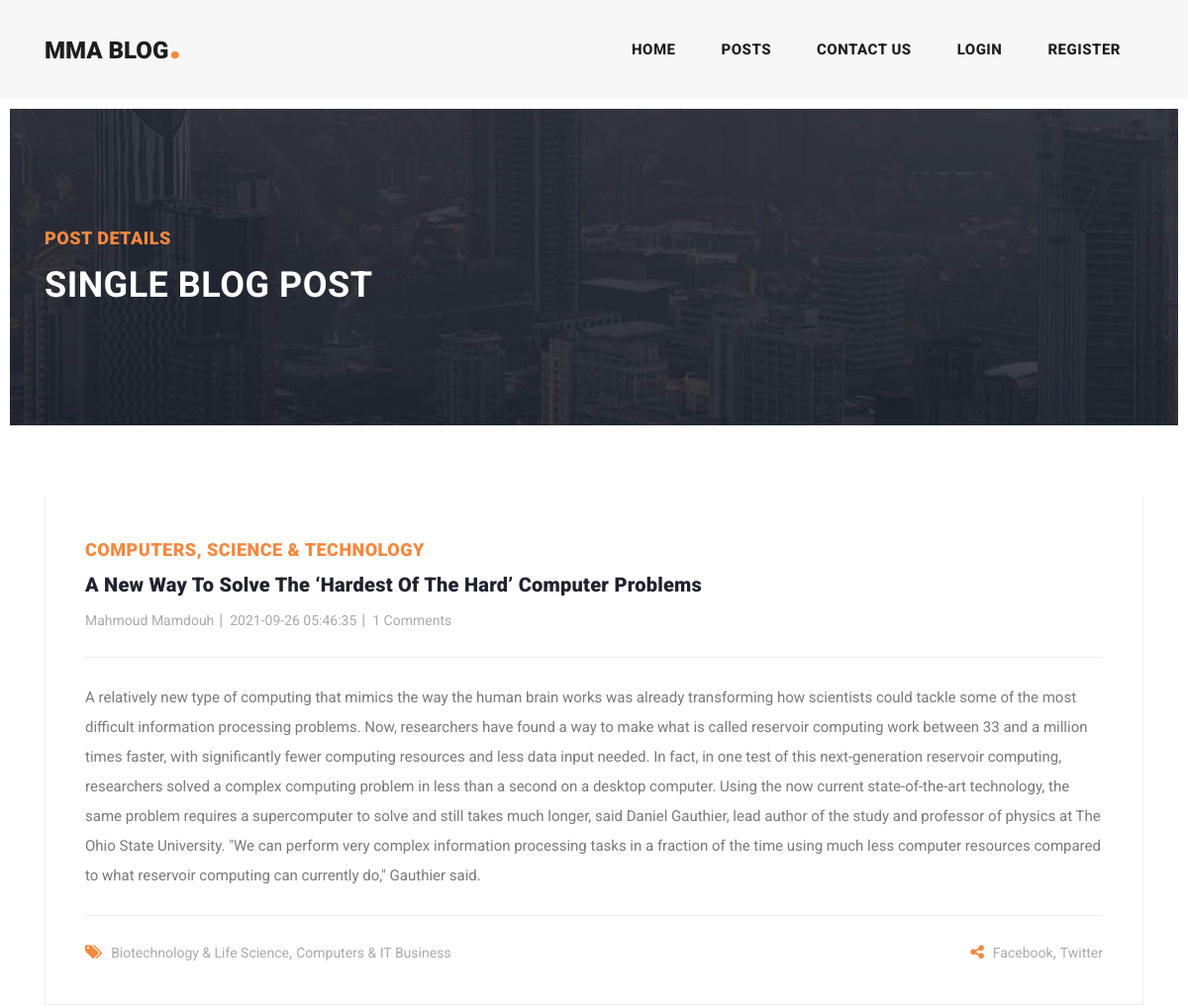
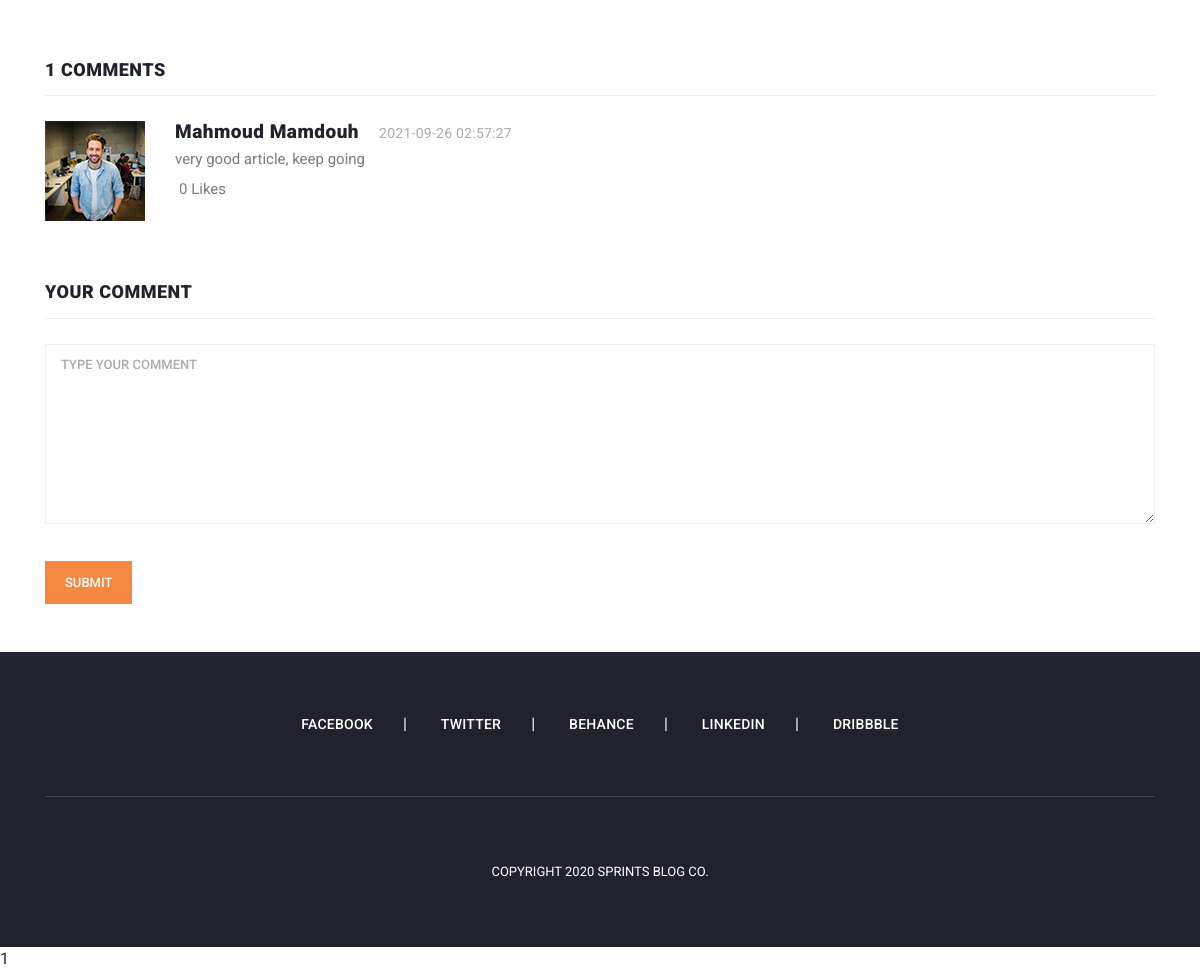
Page /post-details/post-details.php?id=24 on the committed database (2 pictures, top to bottom).
### tables this page shows
CREATE TABLE `posts` (
  `id` bigint(20) UNSIGNED NOT NULL,
  `title` varchar(1000) NOT NULL,
  `content` longtext NOT NULL,
  `image` varchar(1000) NOT NULL,
  `publish_date` datetime NOT NULL,
  `created_at` datetime NOT NULL DEFAULT current_timestamp(),
  `updated_at` datetime DEFAULT NULL,
  `category_id` bigint(20) UNSIGNED NOT NULL,
  `user_id` bigint(20) UNSIGNED NOT NULL
);

CREATE TABLE `categories` (
  `id` bigint(20) UNSIGNED NOT NULL,
  `name` varchar(50) NOT NULL
);

CREATE TABLE `users` (
  `id` bigint(20) UNSIGNED NOT NULL,
  `name` varchar(500) NOT NULL,
  `username` varchar(255) NOT NULL,
  `password` varchar(255) NOT NULL,
  `email` varchar(255) NOT NULL,
  `phone` varchar(50) DEFAULT NULL,
  `type` tinyint(4) NOT NULL DEFAULT 0,
  `active` tinyint(1) NOT NULL DEFAULT 1
);

CREATE TABLE `tags` (
  `id` bigint(20) UNSIGNED NOT NULL,
  `name` varchar(200) NOT NULL
);

CREATE TABLE `comments` (
  `id` bigint(20) UNSIGNED NOT NULL,
  `comment` text NOT NULL,
  `comment_date` datetime NOT NULL DEFAULT current_timestamp(),
  `post_id` bigint(20) UNSIGNED NOT NULL,
  `user_id` bigint(20) UNSIGNED NOT NULL
);

### Logic/postsLogic.php (called while the page is built, shortened)
<?php
require_once(BASE_PATH . '/DAL/basic_dal.php');
function getPostCommentsCount($post_id)
{
    $sql = "SELECT COUNT(0) AS number_of_comment FROM comments WHERE post_id = $post_id;";
    $result = getRow($sql);
    return $result['number_of_comment'];
}
function getPostComments($post_id)
{
    $sql = "SELECT c.*, u.name FROM comments c
    JOIN users u ON u.id = c.user_id
    WHERE post_id = ?;";
    $comments = getRows($sql, 'i', [$post_id]);
    for ($i = 0; $i < count($comments); $i++) {
        $comments[$i]['likes_count'] = getCommentsLikesCount($comments[$i]['id']);
        $comments[$i]['likes'] = getCommentLikes($comments[$i]['id']);
    }
    return $comments;
}
function getCommentsLikesCount($comment_id)
{
    $sql = "SELECT COUNT(0) as likes_count FROM comment_likes WHERE comment_id = ?;";
    return getRow($sql, 'i', [$comment_id])['likes_count'];
}
function getCommentLikes($comment_id)
{
    $sql = "SELECT user_id as liked_by FROM comment_likes WHERE comment_id = ?;";
    return getRows($sql, 'i', [$comment_id]);
}
function getPostTags($post_id)
{
    $sql = "SELECT t.id, t.name FROM post_tags pt
            JOIN tags t
            ON t.id = pt.tag_id
            WHERE pt.post_id = $post_id;";
    return getRows($sql);
}
function getPostByID($post_id)
{
    $sql = "SELECT p.*, u.name as username, c.name as category_name FROM posts p
    JOIN categories c ON c.id = p.category_id
    JOIN users u ON u.id = p.user_id
    WHERE p.id=?;";
    $post = getRow($sql, 'i', [$post_id]);
    $post['tags'] = getPostTags($post_id);
    $post['comment_count'] = getPostCommentsCount($post_id);
    $post['comments'] = getPostComments($post_id);
    return $post;
}

### DAL/basic_dal.php (called while the page is built, shortened)
<?php
function getConnection()
{
    return new mysqli('localhost', 'root', '', 'id17634079_blog');
}
function getRows($sql, $types = null, $vals = null)
{
    $results = [];
    $conn = getConnection();
    if ($conn) {
        if ($types && $vals) {
            $stmt = mysqli_prepare($conn, $sql);
            mysqli_stmt_bind_param($stmt, $types, ...$vals);
            mysqli_stmt_execute($stmt);
            $query = mysqli_stmt_get_result($stmt);
        } else {
            $query = mysqli_query($conn, $sql);
        }
        while (($row = mysqli_fetch_assoc($query)) != null) {
            array_push($results, $row);
        }
    }
    return $results;
}
function getRow($sql, $types = null, $vals = null)
{
    $results = getRows($sql, $types, $vals);
    if (count($results) > 0)
        return $results[0];
    return 0;
}

### post-details/post-details.php (the view, shortened to what this page needs)
<?php
require_once(BASE_PATH . '/layout/header.php');
require_once(BASE_PATH . '/logic/postsLogic.php');
$post = getPostByID($_REQUEST['id']);
?>
<div class="heading-page header-text mb-5">
  <section class="page-heading">
    <div class="container">
      <div class="row">
        <div class="col-lg-12">
          <div class="text-content">
            <h4>Post Details</h4>
            <h2>Single blog post</h2>
          </div>
        </div>
      </div>
    </div>
  </section>
</div>
<section class="blog-posts grid-system mb-5">
  <div class="container">
    <div class="row">
      <div class="col-lg-12">
        <div class="all-blog-posts">
          <div class="row">
            <div class="col-lg-12">
              <div class="blog-post">
                <div class="blog-thumb">
                </div>
                <div class="down-content">
                  <span><?= $post['category_name'] ?></span>
                  <a href="<?= BASE_URL . 'post-details/post-details.php?id=' . $post['id'] ?>">
                    <h4><?= $post['title'] ?></h4>
                  </a>
                  <ul class="post-info">
                    <li><a href="<?= BASE_URL . 'user/user-details.php?user_id=' . $post['user_id'] ?>"><?= $post['username'] ?></a></li>
                    <li><a href="#"><?= $post['publish_date'] ?></a></li>
                    <li><a href="#"><?= $post['comment_count'] ?> Comments</a></li>
                  </ul>
                  <p>
                    <?= $post['content'] ?>
                  </p>
                  <div class="post-options">
                    <div class="row">
                      <div class="col-6">
                        <ul class="post-tags">
                          <li><i class="fa fa-tags"></i></li>
                          <?php
                          $i = 0;
                          foreach ($post['tags'] as $tag) {
                          ?>
                            <li><a href="#"><?= $tag['name'] ?></a><?= ($i < count($post['tags']) - 1) ? ',' : '' ?></li>
                          <?php
                            $i++;
                          }
                          ?>
                        </ul>
                      </div>
                      <div class="col-6">
                        <ul class="post-share">
                          <li><i class="fa fa-share-alt"></i></li>
                          <li><a href="#">Facebook</a>,</li>
                          <li><a href="#"> Twitter</a></li>
                        </ul>
                      </div>
                    </div>
                  </div>
                </div>
              </div>
            </div>
            <div class="col-lg-12">
              <div class="sidebar-item comments">
                <div class="sidebar-heading">
                  <h2><?= $post['comment_count'] ?> comments</h2>
                </div>
                <div class="content row">
                  <ul>
                    <?php
                    foreach ($post['comments'] as $comment) {
                    ?>
                      <li class="col-lg-12">
                        <div class="author-thumb">
                          <img src="../assets/images/comment-author-01.jpg" alt="">
                        </div>
                        <div class="right-content">
                          <h4><?= $comment['name'] ?><span><?= $comment['comment_date'] ?></span></h4>
                          <p><?= $comment['comment'] ?></p>
                          <p class="row ml-1 mb-3"><span id="likes_count_<?= $comment['id'] ?>"><?= $comment['likes_count'] ?></span>&nbspLikes</p>
                        </div>
                      </li>
                    <?php
                    }
                    ?>
                  </ul>
                </div>
              </div>
            </div>
            <div class="col-lg-12">
              <div class="sidebar-item submit-comment">
                <div class="sidebar-heading">
                  <h2>Your comment</h2>
                </div>
                <div class="content">
                  <form action="<?= BASE_URL . 'post-details/addcomment.php' ?>" method="POST">
                    <div class="row">
                      <div class="col-lg-12">
                        <fieldset>
                          <textarea name="message" rows="6" id="message" placeholder="Type your comment" required=""></textarea>
                        </fieldset>
                      </div>
                      <div class="col-lg-12">
                        <fieldset>
                          <button type="submit" id="form-submit" class="main-button">Submit</button>
                        </fieldset>
                      </div>
                    </div>
                  </form>
                </div>
              </div>
            </div>
          </div>
        </div>
      </div>
    </div>
  </div>
</section>
<?= require_once(BASE_PATH . '/layout/footer.php') ?>

### assets/css/templatemo-stand-blog.css (style rules this page uses)
body { font-family: 'Roboto', sans-serif; overflow-x: hidden; text-rendering: optimizeLegibility; -webkit-font-smoothing: antialiased; -moz-osx-font-smoothing: grayscale; }
p { margin-bottom: 0px; font-size: 15px; font-weight: 400; color: #7a7a7a; line-height: 30px; }
a { text-decoration: none!important; }
ul { padding: 0; margin: 0; list-style: none; }
h1,h2,h3,h4,h5,h6 { margin: 0px; }
.heading-page { padding-top: 110px; }
.page-heading { margin: 0px 10px; padding: 120px 0px; text-align: left; background-position: center center; background-repeat: no-repeat; background-size: cover; background-image: url(../images/heading-bg.jpg); }
.page-heading .text-content h4 { color: #f48840; font-size: 18px; text-transform: uppercase; font-weight: 900; letter-spacing: 0.5px; margin-bottom: 15px; }
.page-heading .text-content h2 { color: #fff; font-size: 36px; font-weight: 700; text-transform: uppercase; letter-spacing: 0.5px; }
.blog-posts .blog-post { margin-bottom: 30px; }
.blog-posts .down-content { padding: 40px; border-right: 1px solid #eee; border-left: 1px solid #eee; border-bottom: 1px solid #eee; }
.blog-posts .down-content span { font-size: 18px; text-transform: uppercase; letter-spacing: 0.5px; font-weight: 900; color: #f48840; }
.blog-posts .down-content h4 { font-size: 24px; text-transform: capitalize; letter-spacing: 0.5px; font-weight: 900; color: #20232e; margin: 10px 0px 12px 0px; }
.blog-posts .down-content ul.post-info li { display: inline-block; margin-right: 8px; }
.blog-posts .down-content ul.post-info li:after { content: '|'; color: #aaa; margin-left: 8px; }
.blog-posts .down-content h4 { font-size: 20px; letter-spacing: 0.25px; }
.grid-system .down-content ul.post-info li { margin-right: 3px; }
.grid-system .down-content ul.post-info li:after { margin-left: 5px; }
.blog-posts .down-content ul.post-info li:last-child::after { display: none; }
.blog-posts .down-content ul.post-info li a { font-size: 14px; color: #aaa; font-weight: 400; transition: all .3s; }
.blog-posts .down-content p { padding: 25px 0px; margin: 25px 0px; border-top: 1px solid #eee; border-bottom: 1px solid #eee; }
.blog-posts .down-content ul.post-share { text-align: right; }
.blog-posts .down-content ul.post-tags li, .blog-posts .down-content ul.post-share li { display: inline-block; }
.blog-posts .down-content ul.post-tags li:first-child i, .blog-posts .down-content ul.post-share li:first-child i { color: #f48840; margin-right: 5px; }
.blog-posts .down-content ul.post-tags li, .blog-posts .down-content ul.post-share li { color: #aaa; }
.blog-posts .down-content ul.post-tags li a, .blog-posts .down-content ul.post-share li a { font-size: 14px; color: #aaa; font-weight: 400; transition: all .3s; }
.blog-posts .sidebar-heading h2 { font-size: 18px; text-transform: uppercase; font-weight: 900; letter-spacing: 0.5px; color: #20232e; border-bottom: 1px solid #eee; padding-bottom: 15px; margin-bottom: 25px; }
.blog-posts .comments { margin-top: 30px; }
.blog-posts .comments ul li { display: inline-block; margin-bottom: 20px; padding-bottom: 20px; border-bottom: 1px solid #eee; }
.blog-posts .comments ul li:last-child { margin-bottom: 0px; padding-bottom: 0px; border-bottom: none; }
.blog-posts .comments ul li .author-thumb { display: inline; float: left; }
.blog-posts .comments ul li .author-thumb img { max-width: 100px; display: inline; }
.blog-posts .comments ul li .right-content { margin-left: 130px; }
.blog-posts .comments ul li .right-content h4 { color: #20232e; font-size: 19px; font-weight: 900; letter-spacing: 0.5px; }
.blog-posts .comments ul li .right-content h4 span { font-size: 14px; color: #aaa; font-weight: 400; letter-spacing: 0.25px; margin-left: 20px; }
.blog-posts .submit-comment { margin-top: 60px; }
.blog-posts .submit-comment textarea { width: 100%; height: 46px; border: 1px solid #eee; font-size: 13px; text-transform: uppercase; font-weight: 500; color: #7a7a7a; outline: none; padding: 10px 15px; margin-bottom: 30px; height: 180px; max-height: 220px; max-width: 100%; min-width: 160px; }
.blog-posts .submit-comment input::placeholder, .blog-posts .submit-comment textarea::placeholder { color: #aaa; }
.blog-posts .submit-comment button { display: inline-block; background-color: #f48840; color: #fff; font-size: 13px; font-weight: 500; padding: 12px 20px; text-transform: uppercase; transition: all .3s; border: none; outline: none; }

### rows in the picture
posts: category.name "COMPUTERS, SCIENCE & TECHNOLOGY", title "A New Way To Solve The ‘hardest Of The Hard’ Computer Problems", user.name "Mahmoud Mamdouh", publish_date "2021-09-26 05:46:35", content "A relatively new type of computing that mimics the way the human brain works was already transforming how scientists could tackle some of the most difficult information processing problems. Now, researchers have found a way to make what is called reservoir computing work between 33 and a million times faster, with significantly fewer computing resources and less data input needed. In fact, in one test of this next-generation reservoir computing, researchers solved a complex computing problem in less than a second on a desktop computer. Using the now current state-of-the-art technology, the same problem requires a supercomputer to solve and still takes much longer, said Daniel Gauthier, lead…"
tags: name "Biotechnology & Life Science"
tags: name "Computers & IT Business"
comments: user.name "Mahmoud Mamdouh", comment_date "2021-09-26 02:57:27", comment "very good article, keep going", likes_count "0"

### other values in the picture
$post['comment_count'] "1"
